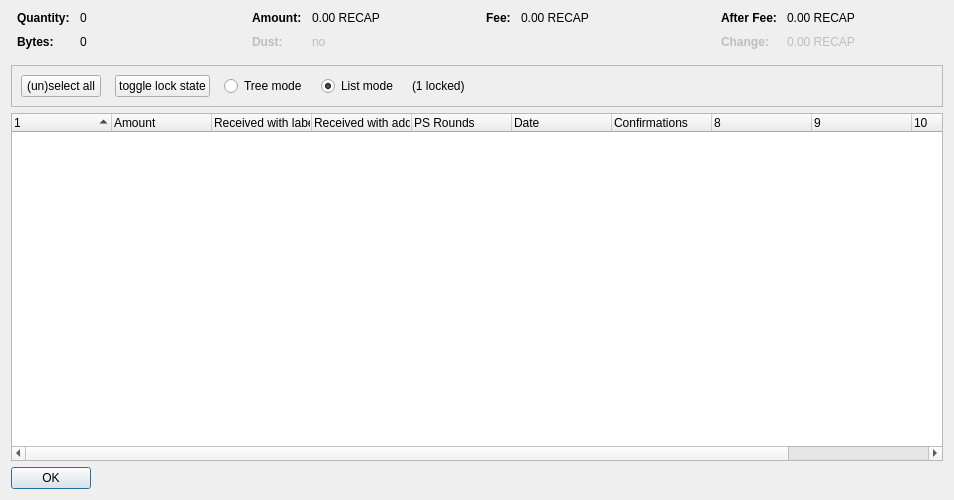
<?xml version="1.0" encoding="UTF-8"?>
<ui version="4.0">
 <class>CoinControlDialog</class>
 <widget class="QDialog" name="CoinControlDialog">
  <property name="geometry">
   <rect>
    <x>0</x>
    <y>0</y>
    <width>954</width>
    <height>500</height>
   </rect>
  </property>
  <property name="windowTitle">
   <string>Coin Selection</string>
  </property>
  <layout class="QVBoxLayout" name="verticalLayout">
   <item>
    <layout class="QHBoxLayout" name="horizontalLayoutTop" stretch="0,0,0,0">
     <property name="topMargin">
      <number>0</number>
     </property>
     <property name="bottomMargin">
      <number>10</number>
     </property>
     <item>
      <layout class="QFormLayout" name="formLayoutCoinControl1">
       <property name="horizontalSpacing">
        <number>10</number>
       </property>
       <property name="verticalSpacing">
        <number>10</number>
       </property>
       <property name="leftMargin">
        <number>6</number>
       </property>
       <property name="rightMargin">
        <number>6</number>
       </property>
       <item row="0" column="0">
        <widget class="QLabel" name="labelCoinControlQuantityText">
         <property name="font">
          <font>
           <weight>75</weight>
           <bold>true</bold>
          </font>
         </property>
         <property name="text">
          <string>Quantity:</string>
         </property>
        </widget>
       </item>
       <item row="0" column="1">
        <widget class="QLabel" name="labelCoinControlQuantity">
         <property name="cursor">
          <cursorShape>IBeamCursor</cursorShape>
         </property>
         <property name="contextMenuPolicy">
          <enum>Qt::ActionsContextMenu</enum>
         </property>
         <property name="text">
          <string notr="true">0</string>
         </property>
         <property name="textInteractionFlags">
          <set>Qt::LinksAccessibleByMouse|Qt::TextSelectableByKeyboard|Qt::TextSelectableByMouse</set>
         </property>
        </widget>
       </item>
       <item row="1" column="0">
        <widget class="QLabel" name="labelCoinControlBytesText">
         <property name="font">
          <font>
           <weight>75</weight>
           <bold>true</bold>
          </font>
         </property>
         <property name="text">
          <string>Bytes:</string>
         </property>
        </widget>
       </item>
       <item row="1" column="1">
        <widget class="QLabel" name="labelCoinControlBytes">
         <property name="cursor">
          <cursorShape>IBeamCursor</cursorShape>
         </property>
         <property name="contextMenuPolicy">
          <enum>Qt::ActionsContextMenu</enum>
         </property>
         <property name="text">
          <string notr="true">0</string>
         </property>
         <property name="textInteractionFlags">
          <set>Qt::LinksAccessibleByMouse|Qt::TextSelectableByKeyboard|Qt::TextSelectableByMouse</set>
         </property>
        </widget>
       </item>
      </layout>
     </item>
     <item>
      <layout class="QFormLayout" name="formLayoutCoinControl2">
       <property name="horizontalSpacing">
        <number>10</number>
       </property>
       <property name="verticalSpacing">
        <number>10</number>
       </property>
       <property name="leftMargin">
        <number>6</number>
       </property>
       <property name="rightMargin">
        <number>6</number>
       </property>
       <item row="0" column="0">
        <widget class="QLabel" name="labelCoinControlAmountText">
         <property name="font">
          <font>
           <weight>75</weight>
           <bold>true</bold>
          </font>
         </property>
         <property name="text">
          <string>Amount:</string>
         </property>
        </widget>
       </item>
       <item row="0" column="1">
        <widget class="QLabel" name="labelCoinControlAmount">
         <property name="cursor">
          <cursorShape>IBeamCursor</cursorShape>
         </property>
         <property name="contextMenuPolicy">
          <enum>Qt::ActionsContextMenu</enum>
         </property>
         <property name="text">
          <string notr="true">0.00 RECAP</string>
         </property>
         <property name="textInteractionFlags">
          <set>Qt::LinksAccessibleByMouse|Qt::TextSelectableByKeyboard|Qt::TextSelectableByMouse</set>
         </property>
        </widget>
       </item>
       <item row="1" column="0">
        <widget class="QLabel" name="labelCoinControlLowOutputText">
         <property name="enabled">
          <bool>false</bool>
         </property>
         <property name="font">
          <font>
           <weight>75</weight>
           <bold>true</bold>
          </font>
         </property>
         <property name="text">
          <string>Dust:</string>
         </property>
        </widget>
       </item>
       <item row="1" column="1">
        <widget class="QLabel" name="labelCoinControlLowOutput">
         <property name="enabled">
          <bool>false</bool>
         </property>
         <property name="cursor">
          <cursorShape>IBeamCursor</cursorShape>
         </property>
         <property name="contextMenuPolicy">
          <enum>Qt::ActionsContextMenu</enum>
         </property>
         <property name="text">
          <string notr="true">no</string>
         </property>
         <property name="textInteractionFlags">
          <set>Qt::LinksAccessibleByMouse|Qt::TextSelectableByKeyboard|Qt::TextSelectableByMouse</set>
         </property>
        </widget>
       </item>
      </layout>
     </item>
     <item>
      <layout class="QFormLayout" name="formLayoutCoinControl3">
       <property name="horizontalSpacing">
        <number>10</number>
       </property>
       <property name="verticalSpacing">
        <number>10</number>
       </property>
       <property name="leftMargin">
        <number>6</number>
       </property>
       <property name="rightMargin">
        <number>6</number>
       </property>
       <item row="0" column="0">
        <widget class="QLabel" name="labelCoinControlFeeText">
         <property name="font">
          <font>
           <weight>75</weight>
           <bold>true</bold>
          </font>
         </property>
         <property name="text">
          <string>Fee:</string>
         </property>
        </widget>
       </item>
       <item row="0" column="1">
        <widget class="QLabel" name="labelCoinControlFee">
         <property name="cursor">
          <cursorShape>IBeamCursor</cursorShape>
         </property>
         <property name="contextMenuPolicy">
          <enum>Qt::ActionsContextMenu</enum>
         </property>
         <property name="text">
          <string notr="true">0.00 RECAP</string>
         </property>
         <property name="textInteractionFlags">
          <set>Qt::LinksAccessibleByMouse|Qt::TextSelectableByKeyboard|Qt::TextSelectableByMouse</set>
         </property>
        </widget>
       </item>
      </layout>
     </item>
     <item>
      <layout class="QFormLayout" name="formLayoutCoinControl4">
       <property name="horizontalSpacing">
        <number>10</number>
       </property>
       <property name="verticalSpacing">
        <number>10</number>
       </property>
       <property name="leftMargin">
        <number>6</number>
       </property>
       <property name="rightMargin">
        <number>6</number>
       </property>
       <item row="0" column="0">
        <widget class="QLabel" name="labelCoinControlAfterFeeText">
         <property name="font">
          <font>
           <weight>75</weight>
           <bold>true</bold>
          </font>
         </property>
         <property name="text">
          <string>After Fee:</string>
         </property>
        </widget>
       </item>
       <item row="0" column="1">
        <widget class="QLabel" name="labelCoinControlAfterFee">
         <property name="cursor">
          <cursorShape>IBeamCursor</cursorShape>
         </property>
         <property name="contextMenuPolicy">
          <enum>Qt::ActionsContextMenu</enum>
         </property>
         <property name="text">
          <string notr="true">0.00 RECAP</string>
         </property>
         <property name="textInteractionFlags">
          <set>Qt::LinksAccessibleByMouse|Qt::TextSelectableByKeyboard|Qt::TextSelectableByMouse</set>
         </property>
        </widget>
       </item>
       <item row="1" column="0">
        <widget class="QLabel" name="labelCoinControlChangeText">
         <property name="enabled">
          <bool>false</bool>
         </property>
         <property name="font">
          <font>
           <weight>75</weight>
           <bold>true</bold>
          </font>
         </property>
         <property name="text">
          <string>Change:</string>
         </property>
        </widget>
       </item>
       <item row="1" column="1">
        <widget class="QLabel" name="labelCoinControlChange">
         <property name="enabled">
          <bool>false</bool>
         </property>
         <property name="cursor">
          <cursorShape>IBeamCursor</cursorShape>
         </property>
         <property name="contextMenuPolicy">
          <enum>Qt::ActionsContextMenu</enum>
         </property>
         <property name="text">
          <string notr="true">0.00 RECAP</string>
         </property>
         <property name="textInteractionFlags">
          <set>Qt::LinksAccessibleByMouse|Qt::TextSelectableByKeyboard|Qt::TextSelectableByMouse</set>
         </property>
        </widget>
       </item>
      </layout>
     </item>
    </layout>
   </item>
   <item>
    <widget class="QFrame" name="frame">
     <property name="minimumSize">
      <size>
       <width>0</width>
       <height>40</height>
      </size>
     </property>
     <property name="frameShape">
      <enum>QFrame::StyledPanel</enum>
     </property>
     <property name="frameShadow">
      <enum>QFrame::Sunken</enum>
     </property>
     <layout class="QHBoxLayout" name="horizontalLayout">
      <item>
       <layout class="QHBoxLayout" name="horizontalLayoutPanel" stretch="0,0,0,0,0,0">
        <property name="spacing">
         <number>14</number>
        </property>
        <item>
         <widget class="QPushButton" name="pushButtonSelectAll">
          <property name="sizePolicy">
           <sizepolicy hsizetype="Maximum" vsizetype="Fixed">
            <horstretch>0</horstretch>
            <verstretch>0</verstretch>
           </sizepolicy>
          </property>
          <property name="text">
           <string>(un)select all</string>
          </property>
          <property name="autoDefault">
           <bool>false</bool>
          </property>
         </widget>
        </item>
        <item>
         <widget class="QPushButton" name="pushButtonToggleLock">
          <property name="sizePolicy">
           <sizepolicy hsizetype="Maximum" vsizetype="Fixed">
            <horstretch>0</horstretch>
            <verstretch>0</verstretch>
           </sizepolicy>
          </property>
          <property name="text">
           <string>toggle lock state</string>
          </property>
          <property name="autoDefault">
           <bool>false</bool>
          </property>
         </widget>
        </item>
        <item>
         <widget class="QRadioButton" name="radioTreeMode">
          <property name="sizePolicy">
           <sizepolicy hsizetype="Maximum" vsizetype="Fixed">
            <horstretch>0</horstretch>
            <verstretch>0</verstretch>
           </sizepolicy>
          </property>
          <property name="text">
           <string>Tree mode</string>
          </property>
         </widget>
        </item>
        <item>
         <widget class="QRadioButton" name="radioListMode">
          <property name="sizePolicy">
           <sizepolicy hsizetype="Maximum" vsizetype="Fixed">
            <horstretch>0</horstretch>
            <verstretch>0</verstretch>
           </sizepolicy>
          </property>
          <property name="text">
           <string>List mode</string>
          </property>
          <property name="checked">
           <bool>true</bool>
          </property>
         </widget>
        </item>
        <item>
         <widget class="QLabel" name="labelLocked">
          <property name="text">
           <string>(1 locked)</string>
          </property>
         </widget>
        </item>
        <item>
         <spacer name="horizontalSpacer">
          <property name="orientation">
           <enum>Qt::Horizontal</enum>
          </property>
          <property name="sizeHint" stdset="0">
           <size>
            <width>40</width>
            <height>20</height>
           </size>
          </property>
         </spacer>
        </item>
       </layout>
      </item>
     </layout>
    </widget>
   </item>
   <item>
    <widget class="CoinControlTreeWidget" name="treeWidget">
     <property name="contextMenuPolicy">
      <enum>Qt::CustomContextMenu</enum>
     </property>
     <property name="sortingEnabled">
      <bool>false</bool>
     </property>
     <property name="columnCount">
      <number>11</number>
     </property>
     <attribute name="headerShowSortIndicator" stdset="0">
      <bool>true</bool>
     </attribute>
     <attribute name="headerStretchLastSection">
      <bool>false</bool>
     </attribute>
     <column>
      <property name="text">
       <string/>
      </property>
     </column>
     <column>
      <property name="text">
       <string>Amount</string>
      </property>
     </column>
     <column>
      <property name="text">
       <string>Received with label</string>
      </property>
     </column>
     <column>
      <property name="text">
       <string>Received with address</string>
      </property>
     </column>
     <column>
      <property name="text">
       <string>PS Rounds</string>
      </property>
     </column>
     <column>
      <property name="text">
       <string>Date</string>
      </property>
     </column>
     <column>
      <property name="text">
       <string>Confirmations</string>
      </property>
      <property name="toolTip">
       <string>Confirmed</string>
      </property>
     </column>
     <column>
      <property name="text">
       <string/>
      </property>
     </column>
     <column>
      <property name="text">
       <string/>
      </property>
     </column>
     <column>
      <property name="text">
       <string/>
      </property>
     </column>
     <column>
      <property name="text">
       <string/>
      </property>
     </column>
    </widget>
   </item>
   <item>
    <widget class="QDialogButtonBox" name="buttonBox">
     <property name="sizePolicy">
      <sizepolicy hsizetype="Maximum" vsizetype="Fixed">
       <horstretch>0</horstretch>
       <verstretch>0</verstretch>
      </sizepolicy>
     </property>
     <property name="orientation">
      <enum>Qt::Horizontal</enum>
     </property>
     <property name="standardButtons">
      <set>QDialogButtonBox::Ok</set>
     </property>
    </widget>
   </item>
  </layout>
 </widget>
 <customwidgets>
  <customwidget>
   <class>CoinControlTreeWidget</class>
   <extends>QTreeWidget</extends>
   <header>coincontroltreewidget.h</header>
  </customwidget>
 </customwidgets>
 <resources/>
 <connections/>
</ui>
